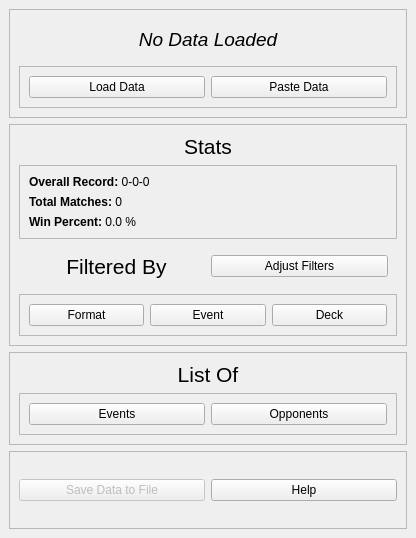
<?xml version="1.0" encoding="UTF-8"?>
<ui version="4.0">
 <class>MainWindow</class>
 <widget class="QMainWindow" name="MainWindow">
  <property name="geometry">
   <rect>
    <x>0</x>
    <y>0</y>
    <width>416</width>
    <height>538</height>
   </rect>
  </property>
  <property name="windowTitle">
   <string>Qute MTG Stats</string>
  </property>
  <widget class="QWidget" name="centralwidget">
   <layout class="QVBoxLayout" name="verticalLayout_4">
    <item>
     <widget class="QFrame" name="setupFrame">
      <property name="frameShape">
       <enum>QFrame::StyledPanel</enum>
      </property>
      <property name="frameShadow">
       <enum>QFrame::Raised</enum>
      </property>
      <layout class="QVBoxLayout" name="verticalLayout">
       <item>
        <widget class="QFrame" name="setupLabelFrame">
         <property name="frameShape">
          <enum>QFrame::NoFrame</enum>
         </property>
         <property name="frameShadow">
          <enum>QFrame::Raised</enum>
         </property>
         <layout class="QHBoxLayout" name="horizontalLayout_2">
          <item>
           <widget class="QLabel" name="dataLoadedLabel">
            <property name="text">
             <string>&lt;html&gt;&lt;head/&gt;&lt;body&gt;&lt;p align=&quot;center&quot;&gt;&lt;span style=&quot; font-size:14pt; font-style:italic;&quot;&gt;No Data Loaded&lt;/span&gt;&lt;/p&gt;&lt;/body&gt;&lt;/html&gt;</string>
            </property>
           </widget>
          </item>
         </layout>
        </widget>
       </item>
       <item>
        <widget class="QFrame" name="setupButtonFrame">
         <property name="frameShape">
          <enum>QFrame::StyledPanel</enum>
         </property>
         <property name="frameShadow">
          <enum>QFrame::Raised</enum>
         </property>
         <layout class="QHBoxLayout" name="horizontalLayout">
          <item>
           <widget class="QPushButton" name="loadFromFileButton">
            <property name="text">
             <string>Load Data</string>
            </property>
           </widget>
          </item>
          <item>
           <widget class="QPushButton" name="pasteDataFromSiteButton">
            <property name="text">
             <string>Paste Data</string>
            </property>
           </widget>
          </item>
         </layout>
        </widget>
       </item>
      </layout>
     </widget>
    </item>
    <item>
     <widget class="QFrame" name="statsFrame">
      <property name="enabled">
       <bool>true</bool>
      </property>
      <property name="frameShape">
       <enum>QFrame::StyledPanel</enum>
      </property>
      <property name="frameShadow">
       <enum>QFrame::Raised</enum>
      </property>
      <layout class="QVBoxLayout" name="verticalLayout_3">
       <item>
        <widget class="QLabel" name="statsLabel">
         <property name="text">
          <string>&lt;html&gt;&lt;head/&gt;&lt;body&gt;&lt;p align=&quot;center&quot;&gt;&lt;span style=&quot; font-size:16pt;&quot;&gt;Stats&lt;/span&gt;&lt;/p&gt;&lt;/body&gt;&lt;/html&gt;</string>
         </property>
        </widget>
       </item>
       <item>
        <widget class="QFrame" name="globalStatsFrame">
         <property name="frameShape">
          <enum>QFrame::StyledPanel</enum>
         </property>
         <property name="frameShadow">
          <enum>QFrame::Raised</enum>
         </property>
         <layout class="QVBoxLayout" name="verticalLayout_5">
          <item>
           <widget class="QLabel" name="overallLabel">
            <property name="text">
             <string>&lt;html&gt;&lt;head/&gt;&lt;body&gt;&lt;p&gt;&lt;span style=&quot; font-weight:600;&quot;&gt;Overall Record:&lt;/span&gt; 0-0-0&lt;/p&gt;&lt;/body&gt;&lt;/html&gt;</string>
            </property>
           </widget>
          </item>
          <item>
           <widget class="QLabel" name="totalMatchesLabel">
            <property name="text">
             <string>&lt;html&gt;&lt;head/&gt;&lt;body&gt;&lt;p&gt;&lt;span style=&quot; font-weight:600;&quot;&gt;Total Matches:&lt;/span&gt; 0&lt;/p&gt;&lt;/body&gt;&lt;/html&gt;</string>
            </property>
           </widget>
          </item>
          <item>
           <widget class="QLabel" name="winPercentLabel">
            <property name="text">
             <string>&lt;html&gt;&lt;head/&gt;&lt;body&gt;&lt;p&gt;&lt;span style=&quot; font-weight:600;&quot;&gt;Win Percent:&lt;/span&gt; 0.0 %&lt;/p&gt;&lt;/body&gt;&lt;/html&gt;</string>
            </property>
           </widget>
          </item>
         </layout>
        </widget>
       </item>
       <item>
        <widget class="QFrame" name="filteredFrame">
         <property name="frameShape">
          <enum>QFrame::NoFrame</enum>
         </property>
         <property name="frameShadow">
          <enum>QFrame::Raised</enum>
         </property>
         <layout class="QHBoxLayout" name="horizontalLayout_6">
          <item>
           <widget class="QLabel" name="filteredLabel">
            <property name="text">
             <string>&lt;html&gt;&lt;head/&gt;&lt;body&gt;&lt;p align=&quot;center&quot;&gt;&lt;span style=&quot; font-size:16pt;&quot;&gt;Filtered By&lt;/span&gt;&lt;/p&gt;&lt;/body&gt;&lt;/html&gt;</string>
            </property>
           </widget>
          </item>
          <item>
           <widget class="QPushButton" name="adjustFiltersButton">
            <property name="text">
             <string>Adjust Filters</string>
            </property>
           </widget>
          </item>
         </layout>
        </widget>
       </item>
       <item>
        <widget class="QFrame" name="statsButtonFrame">
         <property name="frameShape">
          <enum>QFrame::StyledPanel</enum>
         </property>
         <property name="frameShadow">
          <enum>QFrame::Raised</enum>
         </property>
         <layout class="QHBoxLayout" name="horizontalLayout_4">
          <item>
           <widget class="QPushButton" name="byFormatButton">
            <property name="text">
             <string>Format</string>
            </property>
           </widget>
          </item>
          <item>
           <widget class="QPushButton" name="byEventButton">
            <property name="text">
             <string>Event</string>
            </property>
           </widget>
          </item>
          <item>
           <widget class="QPushButton" name="byDeckButton">
            <property name="text">
             <string>Deck</string>
            </property>
           </widget>
          </item>
         </layout>
        </widget>
       </item>
      </layout>
     </widget>
    </item>
    <item>
     <widget class="QFrame" name="listFrame">
      <property name="enabled">
       <bool>true</bool>
      </property>
      <property name="frameShape">
       <enum>QFrame::StyledPanel</enum>
      </property>
      <property name="frameShadow">
       <enum>QFrame::Raised</enum>
      </property>
      <layout class="QVBoxLayout" name="verticalLayout_2">
       <item>
        <widget class="QLabel" name="listLabel">
         <property name="text">
          <string>&lt;html&gt;&lt;head/&gt;&lt;body&gt;&lt;p align=&quot;center&quot;&gt;&lt;span style=&quot; font-size:16pt;&quot;&gt;List Of&lt;/span&gt;&lt;/p&gt;&lt;/body&gt;&lt;/html&gt;</string>
         </property>
        </widget>
       </item>
       <item>
        <widget class="QFrame" name="listButtonFrame">
         <property name="frameShape">
          <enum>QFrame::StyledPanel</enum>
         </property>
         <property name="frameShadow">
          <enum>QFrame::Raised</enum>
         </property>
         <layout class="QHBoxLayout" name="horizontalLayout_3">
          <item>
           <widget class="QPushButton" name="listEventButton">
            <property name="text">
             <string>Events</string>
            </property>
           </widget>
          </item>
          <item>
           <widget class="QPushButton" name="listOpponentButton">
            <property name="text">
             <string>Opponents</string>
            </property>
           </widget>
          </item>
         </layout>
        </widget>
       </item>
      </layout>
     </widget>
    </item>
    <item>
     <widget class="QFrame" name="frame">
      <property name="frameShape">
       <enum>QFrame::StyledPanel</enum>
      </property>
      <property name="frameShadow">
       <enum>QFrame::Raised</enum>
      </property>
      <layout class="QHBoxLayout" name="horizontalLayout_5">
       <item>
        <widget class="QPushButton" name="saveDataButton">
         <property name="enabled">
          <bool>false</bool>
         </property>
         <property name="text">
          <string>Save Data to File</string>
         </property>
        </widget>
       </item>
       <item>
        <widget class="QPushButton" name="helpButton">
         <property name="text">
          <string>Help</string>
         </property>
        </widget>
       </item>
      </layout>
     </widget>
    </item>
   </layout>
  </widget>
 </widget>
 <resources/>
 <connections/>
</ui>
